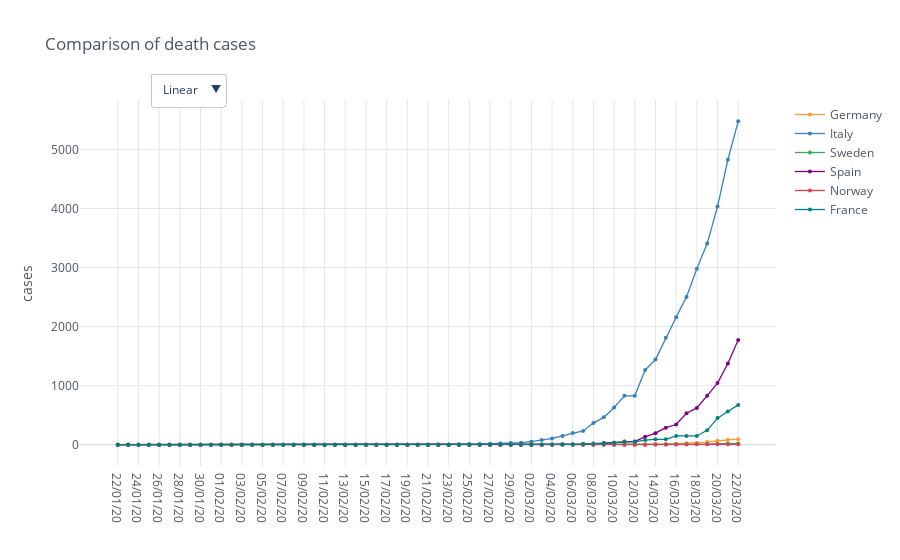

This figure's notebook cell:
### Code cell
death_cases_countries = io.world_load_cases(io.get_filename_death_cases(), countries)

fig_deaths = mp.iplot_comparative_plot(death_cases_countries, title='Comparison of death cases', size=4, yTitle='cases', mode='lines+markers', asFigure=True)
fig_deaths.show()

### Figure 1 — Plotly figure (JSON) as saved in the notebook; plotly's stock layout.template omitted (floating-point values rounded to 4 significant figures)
{"data": [{"line": {"color": "rgba(255, 153, 51, 1.0)", "dash": "solid", "shape": "linear", "width": 1.3}, "marker": {"size": 4, "symbol": "circle"}, "mode": "lines+markers", "name": "Germany", "text": "", "type": "scatter", "x": ["22/01/20", "23/01/20", "24/01/20", "25/01/20", "26/01/20", "27/01/20", "28/01/20", "29/01/20", "30/01/20", "31/01/20", "01/02/20", "02/02/20", "03/02/20", "04/02/20", "05/02/20", "06/02/20", "07/02/20", "08/02/20", "09/02/20", "10/02/20", "11/02/20", "12/02/20", "13/02/20", "14/02/20", "15/02/20", "16/02/20", "17/02/20", "18/02/20", "19/02/20", "20/02/20", "21/02/20", "22/02/20", "23/02/20", "24/02/20", "25/02/20", "26/02/20", "27/02/20", "28/02/20", "29/02/20", "01/03/20", "02/03/20", "03/03/20", "04/03/20", "05/03/20", "06/03/20", "07/03/20", "08/03/20", "09/03/20", "10/03/20", "11/03/20", "12/03/20", "13/03/20", "14/03/20", "15/03/20", "16/03/20", "17/03/20", "18/03/20", "19/03/20", "20/03/20", "21/03/20", "22/03/20"], "y": [0, 0, 0, 0, 0, 0, 0, 0, 0, 0, 0, 0, 0, 0, 0, 0, 0, 0, 0, 0, 0, 0, 0, 0, 0, 0, 0, 0, 0, 0, 0, 0, 0, 0, 0, 0, 0, 0, 0, 0, 0, 0, 0, 0, 0, 0, 0, 2, 2, 3, 3, 7, 9, 11, 17, 24, 28, 44, 67, 84, 94]}, {"line": {"color": "rgba(55, 128, 191, 1.0)", "dash": "solid", "shape": "linear", "width": 1.3}, "marker": {"size": 4, "symbol": "circle"}, "mode": "lines+markers", "name": "Italy", "text": "", "type": "scatter", "x": ["22/01/20", "23/01/20", "24/01/20", "25/01/20", "26/01/20", "27/01/20", "28/01/20", "29/01/20", "30/01/20", "31/01/20", "01/02/20", "02/02/20", "03/02/20", "04/02/20", "05/02/20", "06/02/20", "07/02/20", "08/02/20", "09/02/20", "10/02/20", "11/02/20", "12/02/20", "13/02/20", "14/02/20", "15/02/20", "16/02/20", "17/02/20", "18/02/20", "19/02/20", "20/02/20", "21/02/20", "22/02/20", "23/02/20", "24/02/20", "25/02/20", "26/02/20", "27/02/20", "28/02/20", "29/02/20", "01/03/20", "02/03/20", "03/03/20", "04/03/20", "05/03/20", "06/03/20", "07/03/20", "08/03/20", "09/03/20", "10/03/20", "11/03/20", "12/03/20", "13/03/20", "14/03/20", "15/03/20", "16/03/20", "17/03/20", "18/03/20", "19/03/20", "20/03/20", "21/03/20", "22/03/20"], "y": [0, 0, 0, 0, 0, 0, 0, 0, 0, 0, 0, 0, 0, 0, 0, 0, 0, 0, 0, 0, 0, 0, 0, 0, 0, 0, 0, 0, 0, 0, 1, 2, 3, 7, 10, 12, 17, 21, 29, 34, 52, 79, 107, 148, 197, 233, 366, 463, 631, 827, 827, 1266, 1441, 1809, 2158, 2503, 2978, 3405, 4032, 4825, 5476]}, {"line": {"color": "rgba(50, 171, 96, 1.0)", "dash": "solid", "shape": "linear", "width": 1.3}, "marker": {"size": 4, "symbol": "circle"}, "mode": "lines+markers", "name": "Sweden", "text": "", "type": "scatter", "x": ["22/01/20", "23/01/20", "24/01/20", "25/01/20", "26/01/20", "27/01/20", "28/01/20", "29/01/20", "30/01/20", "31/01/20", "01/02/20", "02/02/20", "03/02/20", "04/02/20", "05/02/20", "06/02/20", "07/02/20", "08/02/20", "09/02/20", "10/02/20", "11/02/20", "12/02/20", "13/02/20", "14/02/20", "15/02/20", "16/02/20", "17/02/20", "18/02/20", "19/02/20", "20/02/20", "21/02/20", "22/02/20", "23/02/20", "24/02/20", "25/02/20", "26/02/20", "27/02/20", "28/02/20", "29/02/20", "01/03/20", "02/03/20", "03/03/20", "04/03/20", "05/03/20", "06/03/20", "07/03/20", "08/03/20", "09/03/20", "10/03/20", "11/03/20", "12/03/20", "13/03/20", "14/03/20", "15/03/20", "16/03/20", "17/03/20", "18/03/20", "19/03/20", "20/03/20", "21/03/20", "22/03/20"], "y": [0, 0, 0, 0, 0, 0, 0, 0, 0, 0, 0, 0, 0, 0, 0, 0, 0, 0, 0, 0, 0, 0, 0, 0, 0, 0, 0, 0, 0, 0, 0, 0, 0, 0, 0, 0, 0, 0, 0, 0, 0, 0, 0, 0, 0, 0, 0, 0, 0, 1, 1, 1, 2, 3, 6, 7, 10, 11, 16, 20, 21]}, {"line": {"color": "rgba(128, 0, 128, 1.0)", "dash": "solid", "shape": "linear", "width": 1.3}, "marker": {"size": 4, "symbol": "circle"}, "mode": "lines+markers", "name": "Spain", "text": "", "type": "scatter", "x": ["22/01/20", "23/01/20", "24/01/20", "25/01/20", "26/01/20", "27/01/20", "28/01/20", "29/01/20", "30/01/20", "31/01/20", "01/02/20", "02/02/20", "03/02/20", "04/02/20", "05/02/20", "06/02/20", "07/02/20", "08/02/20", "09/02/20", "10/02/20", "11/02/20", "12/02/20", "13/02/20", "14/02/20", "15/02/20", "16/02/20", "17/02/20", "18/02/20", "19/02/20", "20/02/20", "21/02/20", "22/02/20", "23/02/20", "24/02/20", "25/02/20", "26/02/20", "27/02/20", "28/02/20", "29/02/20", "01/03/20", "02/03/20", "03/03/20", "04/03/20", "05/03/20", "06/03/20", "07/03/20", "08/03/20", "09/03/20", "10/03/20", "11/03/20", "12/03/20", "13/03/20", "14/03/20", "15/03/20", "16/03/20", "17/03/20", "18/03/20", "19/03/20", "20/03/20", "21/03/20", "22/03/20"], "y": [0, 0, 0, 0, 0, 0, 0, 0, 0, 0, 0, 0, 0, 0, 0, 0, 0, 0, 0, 0, 0, 0, 0, 0, 0, 0, 0, 0, 0, 0, 0, 0, 0, 0, 0, 0, 0, 0, 0, 0, 0, 1, 2, 3, 5, 10, 17, 28, 35, 54, 55, 133, 195, 289, 342, 533, 623, 830, 1043, 1375, 1772]}, {"line": {"color": "rgba(219, 64, 82, 1.0)", "dash": "solid", "shape": "linear", "width": 1.3}, "marker": {"size": 4, "symbol": "circle"}, "mode": "lines+markers", "name": "Norway", "text": "", "type": "scatter", "x": ["22/01/20", "23/01/20", "24/01/20", "25/01/20", "26/01/20", "27/01/20", "28/01/20", "29/01/20", "30/01/20", "31/01/20", "01/02/20", "02/02/20", "03/02/20", "04/02/20", "05/02/20", "06/02/20", "07/02/20", "08/02/20", "09/02/20", "10/02/20", "11/02/20", "12/02/20", "13/02/20", "14/02/20", "15/02/20", "16/02/20", "17/02/20", "18/02/20", "19/02/20", "20/02/20", "21/02/20", "22/02/20", "23/02/20", "24/02/20", "25/02/20", "26/02/20", "27/02/20", "28/02/20", "29/02/20", "01/03/20", "02/03/20", "03/03/20", "04/03/20", "05/03/20", "06/03/20", "07/03/20", "08/03/20", "09/03/20", "10/03/20", "11/03/20", "12/03/20", "13/03/20", "14/03/20", "15/03/20", "16/03/20", "17/03/20", "18/03/20", "19/03/20", "20/03/20", "21/03/20", "22/03/20"], "y": [0, 0, 0, 0, 0, 0, 0, 0, 0, 0, 0, 0, 0, 0, 0, 0, 0, 0, 0, 0, 0, 0, 0, 0, 0, 0, 0, 0, 0, 0, 0, 0, 0, 0, 0, 0, 0, 0, 0, 0, 0, 0, 0, 0, 0, 0, 0, 0, 0, 0, 0, 0, 3, 3, 3, 3, 6, 7, 7, 7, 7]}, {"line": {"color": "rgba(0, 128, 128, 1.0)", "dash": "solid", "shape": "linear", "width": 1.3}, "marker": {"size": 4, "symbol": "circle"}, "mode": "lines+markers", "name": "France", "text": "", "type": "scatter", "x": ["22/01/20", "23/01/20", "24/01/20", "25/01/20", "26/01/20", "27/01/20", "28/01/20", "29/01/20", "30/01/20", "31/01/20", "01/02/20", "02/02/20", "03/02/20", "04/02/20", "05/02/20", "06/02/20", "07/02/20", "08/02/20", "09/02/20", "10/02/20", "11/02/20", "12/02/20", "13/02/20", "14/02/20", "15/02/20", "16/02/20", "17/02/20", "18/02/20", "19/02/20", "20/02/20", "21/02/20", "22/02/20", "23/02/20", "24/02/20", "25/02/20", "26/02/20", "27/02/20", "28/02/20", "29/02/20", "01/03/20", "02/03/20", "03/03/20", "04/03/20", "05/03/20", "06/03/20", "07/03/20", "08/03/20", "09/03/20", "10/03/20", "11/03/20", "12/03/20", "13/03/20", "14/03/20", "15/03/20", "16/03/20", "17/03/20", "18/03/20", "19/03/20", "20/03/20", "21/03/20", "22/03/20"], "y": [0, 0, 0, 0, 0, 0, 0, 0, 0, 0, 0, 0, 0, 0, 0, 0, 0, 0, 0, 0, 0, 0, 0, 0, 1, 1, 1, 1, 1, 1, 1, 1, 1, 1, 1, 2, 2, 2, 2, 2, 3, 4, 4, 6, 9, 11, 19, 19, 33, 48, 48, 79, 91, 91, 148, 148, 148, 243, 450, 562, 674]}], "layout": {"legend": {"bgcolor": "#FFFFFF", "font": {"color": "#4D5663"}}, "paper_bgcolor": "#FFFFFF", "plot_bgcolor": "#FFFFFF", "title": {"font": {"color": "#4D5663"}, "text": "Comparison of death cases"}, "updatemenus": [{"buttons": [{"args": [{"yaxis.type": "linear"}], "label": "Linear", "method": "relayout"}, {"args": [{"yaxis.type": "log"}], "label": "Log", "method": "relayout"}], "direction": "down", "pad": {"r": 10, "t": 10}, "showactive": true, "x": 0.1, "xanchor": "left", "y": 1.1, "yanchor": "top"}], "xaxis": {"gridcolor": "#E1E5ED", "showgrid": true, "tickfont": {"color": "#4D5663"}, "title": {"font": {"color": "#4D5663"}, "text": ""}, "zerolinecolor": "#E1E5ED"}, "yaxis": {"gridcolor": "#E1E5ED", "showgrid": true, "tickfont": {"color": "#4D5663"}, "title": {"font": {"color": "#4D5663"}, "text": "cases"}, "zerolinecolor": "#E1E5ED"}}}
